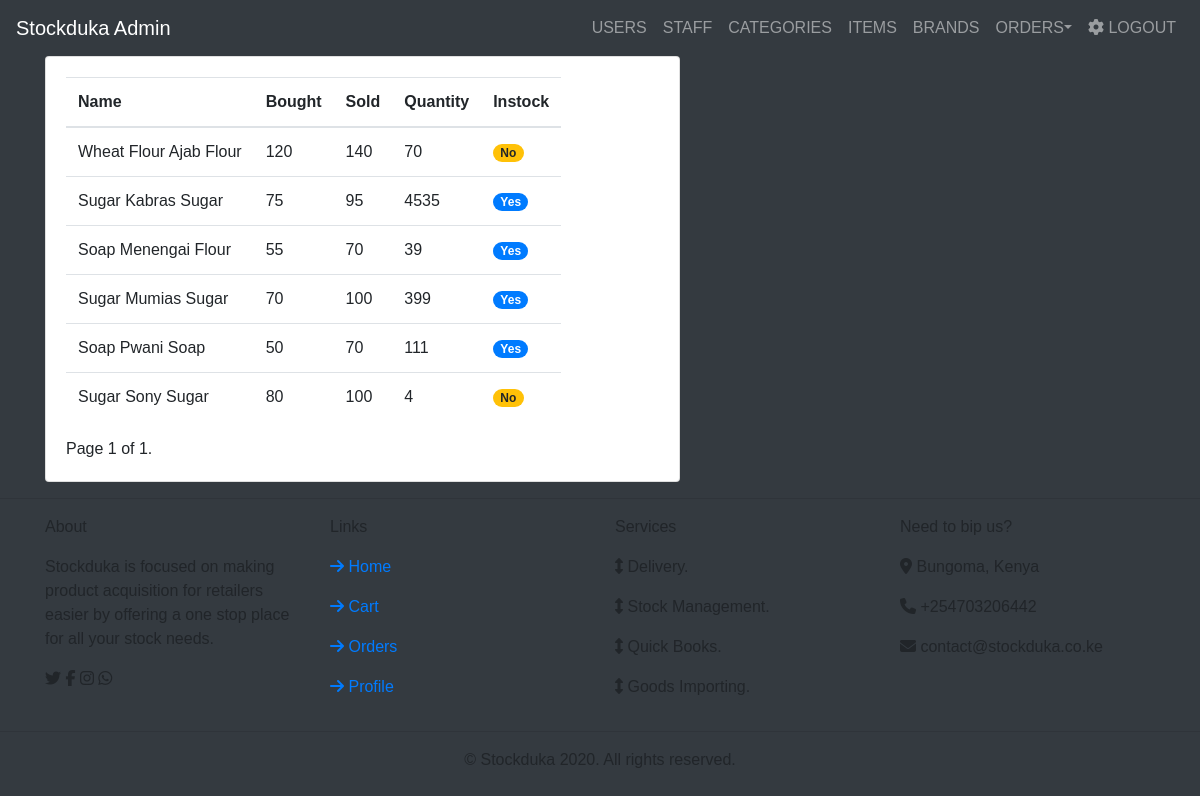
Page /staff/brands/ on the committed database.
### index/models.py (models this page shows, shortened)
class Brand(models.Model):
	Name=models.CharField(max_length=50, null=True)
	Item=models.ForeignKey(Item, on_delete=models.CASCADE)
	Category=models.ForeignKey(Category, models.CASCADE, default='1')
	Bought=models.IntegerField()
	Sold=models.IntegerField()
	Instock=models.BooleanField()
	Quantity=models.IntegerField()
	Pic=models.ImageField(upload_to='pictures', null=True)
	Discount=models.IntegerField(null=True)
	class Meta:
		ordering=['Name']

class Item(models.Model):
	Category=models.ForeignKey(Category, on_delete=models.CASCADE, default=1)
	Name=models.CharField(max_length=50)
	Measure=models.CharField(max_length=50)

### stockadmin/views.py (the view)
# urls.py: path('brands/', brands, name='brands'),
def brands(request):
	if request.method=="POST":
		name=request.POST['name']
		item=Category()
		item.Name=name
		item.save()
		return redirect('categories')
	brands = Brand.objects.all()
	paginator = Paginator(brands, 30)
	page_number = request.GET.get('page')
	page_obj = paginator.get_page(page_number)
	return render(request, 'stockadmin/brand.html', {'page_obj': page_obj})

### templates/stockadmin/brand.html (shortened to what this page needs)
{%extends 'stockadmin/base.html'%}
{%block content%}
<div class="container">
	<div class="row">
		<div class="col-md-7">
			<div class="card">
				<div class="card-body">
					<table class="table table-condensed table-responsive">
						<thead>
							<th>Name</th>
							<th>Bought</th>
							<th>Sold</th>
							<th>Quantity</th>
							<th>Instock</th>
						</thead>
							{%for x in page_obj%}
							<tr>
								<td>{{x.Item.Name}} {{x.Name}}</td>
								<td>{{x.Bought}}</td>
								<td>{{x.Sold}}</td>
								<td>{{x.Quantity}}</td>
								{%if x.Instock%}
								<td><span class="badge badge-primary badge-pill">Yes</span></td>
								{%else%}
								<td><span class="badge badge-warning badge-pill">No</span></td>
								{%endif%}
							</tr>
							{%endfor%}
					</table>
<div class="pagination">
		<span class="step-links">
		<span class="current">
		Page {{ page_obj.number }} of {{ page_obj.paginator.num_pages }}.
		</span>
		</span>
</div>
				</div>
			</div>
		</div>
	</div>
</div>
{%endblock content%}

### static/css/base.css (style rules this page uses)
body { font-family:Arial; font-variant: normal; }

### rows in the picture
Brand: Item.Name "Wheat Flour", Name "Ajab Flour", Bought "120", Sold "140", Quantity "70", Instock "No"
Brand: Item.Name "Sugar", Name "Kabras Sugar", Bought "75", Sold "95", Quantity "4535", Instock "Yes"
Brand: Item.Name "Soap", Name "Menengai Flour", Bought "55", Sold "70", Quantity "39", Instock "Yes"
Brand: Item.Name "Sugar", Name "Mumias Sugar", Bought "70", Sold "100", Quantity "399", Instock "Yes"
Brand: Item.Name "Soap", Name "Pwani Soap", Bought "50", Sold "70", Quantity "111", Instock "Yes"
Brand: Item.Name "Sugar", Name "Sony Sugar", Bought "80", Sold "100", Quantity "4", Instock "No"

### other values in the picture
{{ page_obj.number }} "1"
{{ page_obj.paginator.num_pages }} "1"
